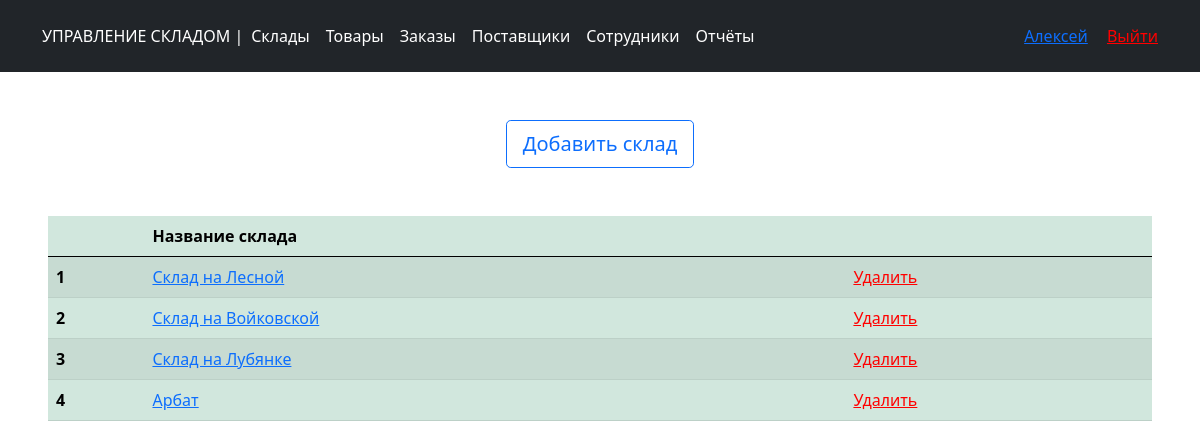
/warehouse (signed in), run on the app's committed database.
### main.py (models this page shows, shortened)
class User(db.Model, UserMixin):
    id = db.Column(db.Integer, primary_key=True)
    login = db.Column(db.String(128), nullable=False, unique=True)
    password = db.Column(db.String(255), nullable=False)
    role =  db.Column(db.Integer)
    name = db.Column(db.String(128))
    last_name = db.Column(db.String(128))
    whs_id = db.Column(db.Integer)
    id_Admin = db.Column(db.Integer)

class Creat_warehouse(db.Model, UserMixin):
    id = db.Column(db.Integer, primary_key=True)
    name_wh = db.Column(db.String(128), nullable=False)
    id_Admin = db.Column(db.Integer)
    def __repr__(self):
        return self.name_wh

### main.py (the view)
@app.route('/warehouse')
@login_required
def warehouse():
    if (current_user.role == 1):
        id_Admin = current_user.id
    else: id_Admin = current_user.id_Admin
    data = Creat_warehouse.query.filter_by(id_Admin=id_Admin).all()
    return render_template('warehouse.html', data=data)

### main.py (called while the page is built)
@manager.user_loader
def load_user(user_id):
    return User.query.get(user_id)

@app.after_request
def redirect_to_signin(response):
    if response.status_code == 401:
        return redirect(url_for('login_page'))
    return response

### templates/warehouse.html
{% extends 'base.html' %}
{% block content %}
	<div class="d-grid gap-2 d-sm-flex justify-content-sm-center my-5">
		<a href="/warehouse/form_creat_warehouse" class="btn btn-outline-primary btn-lg mx-2">Добавить склад</a>
	</div>
	<div class="bd-example m-5">
	  <table class="table table-success table-striped">
		  <thead>
			<tr>
			  <th scope="col"></th>
			  <th scope="col">Название склада</th>
			  <th scope="col"></th>
			</tr>
		  </thead>
		  <tbody>
              {% for wh in data %}
                <tr>
                  <th scope="row">{{ loop.index }}</th>
                  <td><a href="{{ url_for('warehouse_view', wh_id=wh.id) }}">{{ wh }}</a></td>
                  <td>
                      <a style="color: red" href="{{ url_for('delete_warehouse', id_delete=wh.id) }}">Удалить</a>
                  </td>
                </tr>
              {% endfor %}
		  </tbody>
	  </table>
	</div>
{% endblock %}

### templates/base.html (shortened to what this page needs)
<!DOCTYPE html>
<html lang="en">
<head>
    <link rel="stylesheet" href="{{ url_for('static', filename='/bootstrap-5.0.0-beta3-dist/css/bootstrap.min.css') }}">
</head>
<body>
<header class="p-3 bg-dark text-white">
    <div class="container">
        <div class="d-flex flex-wrap align-items-center justify-content-center justify-content-lg-start">
            {% if (current_user.is_authenticated == False) %}
                <a href="/" class="d-flex align-items-center mb-2 mb-lg-0 text-white text-decoration-none">
                    УПРАВЛЕНИЕ СКЛАДОМ |</a>
            {% else %}
                <a href="{{ url_for('admin') }}"
                   class="d-flex align-items-center mb-2 mb-lg-0 text-white text-decoration-none">
                    УПРАВЛЕНИЕ СКЛАДОМ |</a>
            {% endif %}
            <ul class="nav col-12 col-lg-auto me-lg-auto mb-2 justify-content-center mb-md-0">
                {% if (current_user.is_authenticated == True) %}
                    <li><a href="{{ url_for('warehouse') }}" class="nav-link px-2 text-white">Склады</a></li>
                    <li><a href="{{ url_for('product_manage') }}" class="nav-link px-2 text-white">Товары</a></li>
                    <li><a href="{{ url_for('orders') }}" class="nav-link px-2 text-white">Заказы</a></li>
                    <li><a href="{{ url_for('suppliers') }}" class="nav-link px-2 text-white">Поставщики</a></li>
                    {% if current_user.role == 1 %}
                        <li><a href="{{ url_for('employees') }}" class="nav-link px-2 text-white">Сотрудники</a></li>
                        <li><a href="{{ url_for('reports') }}" class="nav-link px-2 text-white">Отчёты</a></li>
                    {% endif %}
                {% endif %}
            </ul>
            <div class="text-end">
                {% if (current_user.is_authenticated == False) %}
                    <a href="/login">
                        <button type="button" class="btn btn-outline-light me-2">Авторизация</button>
                    </a>
                    <a href="/register">
                        <button type="button" class="btn btn-warning">Регистрация</button>
                    </a>
                {% else %}
                    <a href="">{% block role %}{% endblock %}{{ current_user.name }}</a>
                    <a style="color: red; margin-left: 15px;" href="{{ url_for('logout') }}">Выйти</a>
                {% endif %}
            </div>
        </div>
    </div>
</header>
{% block content %}{% endblock %}
</body>
</html>

### data on the page
User: name "Алексей"
Creat_warehouse: name_wh "Склад на Лесной"
Creat_warehouse: name_wh "Склад на Войковской"
Creat_warehouse: name_wh "Склад на Лубянке"
Creat_warehouse: name_wh "Арбат"
